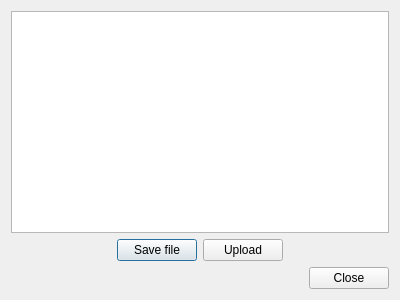
<?xml version="1.0" encoding="UTF-8"?>
<ui version="4.0">
 <class>ExportDialog</class>
 <widget class="QDialog" name="ExportDialog">
  <property name="geometry">
   <rect>
    <x>0</x>
    <y>0</y>
    <width>400</width>
    <height>300</height>
   </rect>
  </property>
  <property name="windowTitle">
   <string>Export results</string>
  </property>
  <layout class="QVBoxLayout" name="verticalLayout">
   <item>
    <widget class="QTextBrowser" name="textBrowser"/>
   </item>
   <item>
    <layout class="QHBoxLayout" name="horizontalLayout">
     <item>
      <spacer name="horizontalSpacer">
       <property name="orientation">
        <enum>Qt::Horizontal</enum>
       </property>
       <property name="sizeHint" stdset="0">
        <size>
         <width>40</width>
         <height>20</height>
        </size>
       </property>
      </spacer>
     </item>
     <item>
      <widget class="QPushButton" name="saveFileButton">
       <property name="text">
        <string>Save file</string>
       </property>
      </widget>
     </item>
     <item>
      <widget class="QPushButton" name="uploadButton">
       <property name="text">
        <string>Upload</string>
       </property>
      </widget>
     </item>
     <item>
      <spacer name="horizontalSpacer_2">
       <property name="orientation">
        <enum>Qt::Horizontal</enum>
       </property>
       <property name="sizeHint" stdset="0">
        <size>
         <width>40</width>
         <height>20</height>
        </size>
       </property>
      </spacer>
     </item>
    </layout>
   </item>
   <item>
    <widget class="QDialogButtonBox" name="buttonBox">
     <property name="orientation">
      <enum>Qt::Horizontal</enum>
     </property>
     <property name="standardButtons">
      <set>QDialogButtonBox::Close</set>
     </property>
    </widget>
   </item>
  </layout>
 </widget>
 <resources/>
 <connections>
  <connection>
   <sender>buttonBox</sender>
   <signal>accepted()</signal>
   <receiver>ExportDialog</receiver>
   <slot>accept()</slot>
   <hints>
    <hint type="sourcelabel">
     <x>248</x>
     <y>254</y>
    </hint>
    <hint type="destinationlabel">
     <x>157</x>
     <y>274</y>
    </hint>
   </hints>
  </connection>
  <connection>
   <sender>buttonBox</sender>
   <signal>rejected()</signal>
   <receiver>ExportDialog</receiver>
   <slot>reject()</slot>
   <hints>
    <hint type="sourcelabel">
     <x>316</x>
     <y>260</y>
    </hint>
    <hint type="destinationlabel">
     <x>286</x>
     <y>274</y>
    </hint>
   </hints>
  </connection>
 </connections>
</ui>
